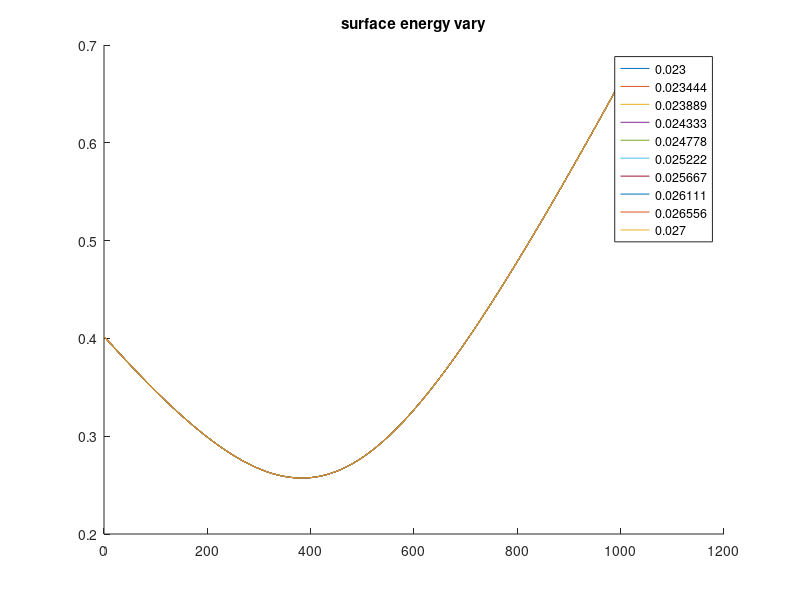

Source code (MATLAB):
clear all
close all
n_particles = 2;
t_max = 10;
dt = 0.01;
t_durn = 0:dt:t_max;


% particle params
m = 1;
k=0.75;
damping_frac = 0.9;
R = 10;

%
diff_coef = 3.832e-10;
atomic_vol = 1.18e-7;
surface_energy = 2.5*0.01;
dihedral_angle = 146*(pi/180); % radians
density = 8920;
kT = 1.38e-23*1e3;

% initial vals
x = zeros(n_particles,length(t_durn));
y = zeros(n_particles,length(t_durn));

vx = zeros(n_particles,length(t_durn));
vy = zeros(n_particles,length(t_durn));

vrn_vec = zeros(1,length(t_durn));

force_e_x = zeros(1,length(t_durn));
force_e_y = zeros(1,length(t_durn));

force_d_x = zeros(1,length(t_durn));
force_d_y = zeros(1,length(t_durn));


force_v_x = zeros(1,length(t_durn));
force_v_y = zeros(1,length(t_durn));

force_s_x = zeros(1,length(t_durn));
force_s_y = zeros(1,length(t_durn));

force_total_x = zeros(1,length(t_durn));
force_total_y = zeros(1,length(t_durn));

a = zeros(1,length(t_durn));


forces_all_order = zeros(length(-0.5:0.5:3), length(t_durn));
e_forces_all_order = zeros(length(-0.5:0.5:3), length(t_durn));
d_forces_all_order = zeros(length(-0.5:0.5:3), length(t_durn));
v_forces_all_order = zeros(length(-0.5:0.5:3), length(t_durn));
s_forces_all_order = zeros(length(-0.5:0.5:3), length(t_durn));


% intialise
x(1,1) = rand;
x(2,1) = rand;

y(1,1) = rand;
y(2,1) = rand;

d = sqrt( (x(1,1) - x(2,1))^2  +  (y(1,1) - y(2,1))^2 );
if d >= 2*R
    while d > 2*R
        x(1,1) = rand;
        x(2,1) = rand;

        y(1,1) = rand;
        y(2,1) = rand;

        d = sqrt( (x(1,1) - x(2,1))^2  +  (y(1,1) - y(2,1))^2 );
    end
end

vx(1,1) = rand;
vx(2,1) = rand;

vy(1,1) = rand;
vy(2,1) = rand;
% initialize
t=2; ord = 1;
d = sqrt( (x(1,t-1) - x(2,t-1))^2  +  (y(1,t-1) - y(2,t-1))^2 );
force_e = k*(d^ord);
dx = ( x(1,t-1) - x(2,t-1) );
dy = ( y(1,t-1) - y(2,t-1) );
force_e_x(t-1) = force_e*(abs(dx)/d);
force_e_y(t-1) = force_e*(abs(dy)/d);

v1x = vx(1,t-1);
v1y = vy(1,t-1);

v2x = vx(2,t-1);
v2y = vy(2,t-1);

unit_vec = [dx, dy]./d;
v1n = v1x*unit_vec(1) + v1y*unit_vec(2);
v2n = v2x*unit_vec(1) + v2y*unit_vec(2);
vrn = v1n - v2n;
vrn_vec(t-1) = vrn;

%     force_d = damping_frac*sqrt(2*m*k)*vrn;
% according to other paper, so that penetration power can be kept at both
% terms
force_d = damping_frac*(d^ord)*sqrt(2*m*k)*vrn;
force_d_x(t-1) = force_d*(abs(dx)/d);
force_d_y(t-1) = force_d*(abs(dy)/d);

force_total_x(t-1) = force_e_x(t-1) + force_d_x(t-1);
force_total_y(t-1) = force_e_y(t-1) + force_d_y(t-1);


ord = 1;
% sensitivity
param_range = linspace(2.3*0.01,2.7*0.01,10);
figure
hold on
for param=param_range
    surface_energy = param;
    for t=2:length(t_durn)
        
        d = sqrt( (x(1,t-1) - x(2,t-1))^2  +  (y(1,t-1) - y(2,t-1))^2 );

        if d < R/5
            force_e = k*(d^ord);
            dx = ( x(1,t-1) - x(2,t-1) );
            dy = ( y(1,t-1) - y(2,t-1) );
            force_e_x(t) = force_e*(abs(dx)/d);
            force_e_y(t) = force_e*(abs(dy)/d);


            v1x = vx(1,t-1);
            v1y = vy(1,t-1);

            v2x = vx(2,t-1);
            v2y = vy(2,t-1);

            unit_vec = [dx, dy]./d;
            v1n = v1x*unit_vec(1) + v1y*unit_vec(2);
            v2n = v2x*unit_vec(1) + v2y*unit_vec(2);
            vrn = v1n - v2n;
            vrn_vec(t) = vrn;
            %     force_d = damping_frac*sqrt(2*m*k)*vrn;
            % according to other paper, so that penetration power can be kept at both
            % terms
            force_d = damping_frac*(d^ord)*sqrt(2*m*k)*vrn;
            force_d_x(t) = force_d*(abs(dx)/d);
            force_d_y(t) = force_d*(abs(dy)/d);

            force_total_x(t) = force_e_x(t) + force_d_x(t);
            force_total_y(t) = force_e_y(t) + force_d_y(t);

            e_forces_all_order(ord*2 + 2,:) = sqrt( (force_e_x).^2 + (force_e_y).^2  );
            d_forces_all_order(ord*2 + 2,:) = sqrt( (force_d_x).^2 + (force_d_y).^2  );
        else % d > r/2 else
            if a(t-1) == 0
                a(t-1) = 1.5*rand;
            end

            force_v = (pi*(a(t-1)^4))/(8*((diff_coef*atomic_vol)/(kT)));
            dx = ( x(1,t-1) - x(2,t-1) );
            dy = ( y(1,t-1) - y(2,t-1) );
            force_v_x(t) = force_v*(abs(dx)/d);
            force_v_y(t) = force_v*(abs(dy)/d);


            v1x = vx(1,t-1);
            v1y = vy(1,t-1);

            v2x = vx(2,t-1);
            v2y = vy(2,t-1);

            unit_vec = [-dx, -dy]./d;
            v1n = v1x*unit_vec(1) + v1y*unit_vec(2);
            v2n = v2x*unit_vec(1) + v2y*unit_vec(2);
            vrn = v1n - v2n;
            vrn_vec(t) = vrn;
            a(t) = sqrt(a(t-1)^2 -  2*R*vrn*dt);

            force_s = pi*(surface_energy)*(4*R*( 1 - 0.5*cos(dihedral_angle/2) ) + a(t-1)*sin(dihedral_angle/2) );
            force_s_x(t) = force_s*(abs(dx)/d);
            force_s_y(t) = force_s*(abs(dy)/d);


            force_total_x(t) = force_v_x(t) + force_s_x(t);
            force_total_y(t) = force_v_y(t) + force_s_y(t);


            v_forces_all_order(ord*2 + 2,:) = sqrt( (force_v_x).^2 + (force_v_y).^2  );
            s_forces_all_order(ord*2 + 2,:) = sqrt( (force_s_x).^2 + (force_s_y).^2  );


        end % d > r/2

        for n=1:n_particles
            vx(n,t) =  vx(n,t-1)+ (  (-1^n)*(force_total_x(t))/m   )*dt;
            vy(n,t) =  vy(n,t-1) + (  (-1^n)*(force_total_y(t))/m   )*dt;
        end

        for n=1:n_particles
            x(n,t) = x(n,t-1) + vx(n,t)*dt;
            y(n,t) = y(n,t-1) + vy(n,t)*dt;
        end
    end % t
 plot(sqrt( (force_total_x).^2 + (force_total_y).^2  ))
end % end of param
hold off
legend([strsplit(num2str(param_range))])
title('surface energy vary')




%     plot( sqrt( (x(1,:)-x(2,:)).^2 + (y(1,:)-y(2,:)).^2 ), 'LineWidth',3 )
%     plot(vrn_vec,'LineWidth',3)







